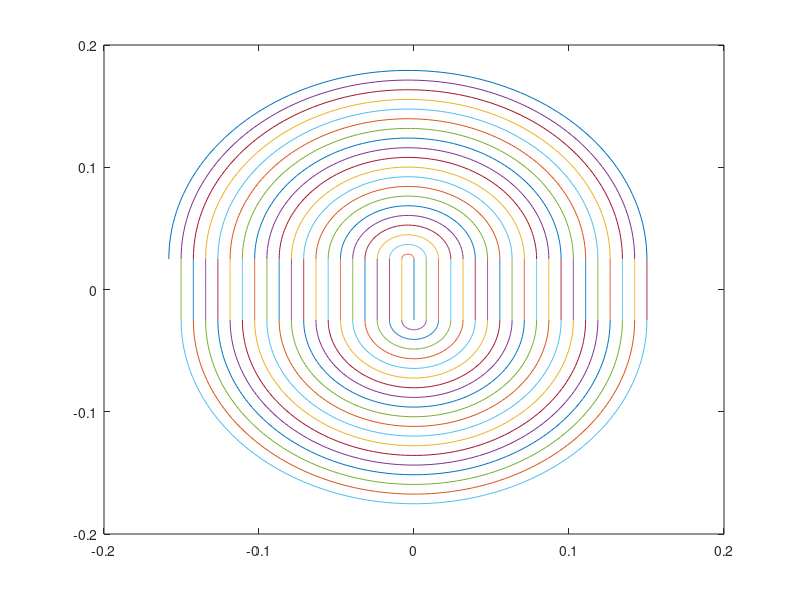

Recreate this plot in MATLAB.
% Hello World
clear
clc

%% Costanti

omega_runs=0;
T_tot=0;
cicli=0;

for B = 4

% Carica del p+
q = 1.602e-19;
% Massa del p+
m = 1.67e-27;

% Parameteri

% Dimensione del gap
gap = 0.05;
% Tensione applicata nel gap
V = 12e3; %V
% Campo magnetico nei settori
%B = 1.6; %T

% Energia da raggiungere
E_trg_MeV = 18; %MeV
E_trg = E_trg_MeV*(1.6e-13); %MeV --> J

% Grandezze derivate dalle precedenti

% Campo elettrico applicato nel gap
E_campo = q*V;
% Variazione di velocità nel gap
dv_gap = sqrt(E_campo*2/m);

% Inizializzazione delle variabili necessarie
x=0;
y=0;
v=0;
R=0;
E=0;
omega=0;
T=0;
ii=0;

% Step per plotting (maggiore --> più  preciso)
n_plot = 100;

%% Ciclo di Calcolo

% Ciclo while, continua fino al SUPERAMENTO dell'energia di target (18MeV)
% NOTA: energia è calcolata in J

figure(1)

while E(end) < E_trg

% Nuova velocità
new_v = v(end) + dv_gap;
v = [v, new_v];

% Nuovo raggio, calcolato dalla forza di Lorentz
new_R = (m*new_v)/(q*B);
R = [R, new_R];

% Nuovo valore di Energia raggiunta
new_E = 0.5*m*new_v^2;
E = [E, new_E];

% Omega
new_omega = new_v/new_R;
omega = [omega, new_omega];

% Tempo di attraversamento del semicerchio
new_t_dee = pi/(new_omega);
% Tempo di attraversamento del gap
new_t_gap = gap/new_v;
% Salvo la somma dei due
T = [T new_t_dee+new_t_gap];

% Calcolo centro della traiettoria semicircolare
new_x = x(end) - (-R(end-1) + R(end))*(-1)^ii;
x = [x new_x];
% Plot della traiettoria nel gap: moto rettilineo
y_plot_g = linspace(-gap/2,gap/2,n_plot);

if (-1)^ii == 1
x_plot_g = ones(length(y_plot_g))*x(end-1)  + new_x + R(end);
else
x_plot_g = ones(length(y_plot_g))*x(end-1)  + new_x - R(end-1);
end

plot(x_plot_g(1,:), y_plot_g);

hold on

% Plot della traiettoria nei settori: moto circolare
t_plot = linspace(0,new_t_dee, n_plot);
% Trovo i punti con coords cilindriche
x_plot = (new_R*cos(new_omega*t_plot)) + new_x;
y_plot = (new_R*sin(new_omega*t_plot) + gap/2)*(-1)^ii;
% Plot

if (-1)^ii == 1
    %comet(x_plot,y_plot);
    plot(x_plot,y_plot);

else
    x_plot = x_plot(:,end:-1:1);
    %comet(x_plot,y_plot);
    plot(x_plot,y_plot);

end

% Incremento contatore
ii = ii + 1;

end

R(end)

% Tempo di permanenza totale nel ciclotrone
T_tot = [T_tot, sum(T)];
% Omega
omega_runs = [omega_runs, new_omega];
%% Semi cicli
cicli = [cicli, ii];

% Converto Energia anche in MeV
E_MeV = E./(1.6e-13);
save(strcat('E',num2str(B*10)),"E_MeV");

% Raggio finale traiettoria
save(strcat('R',num2str(B*10)),"R");




end

save('omega',"omega_runs");
save('cicli',"cicli");
save('Times',"T_tot");
